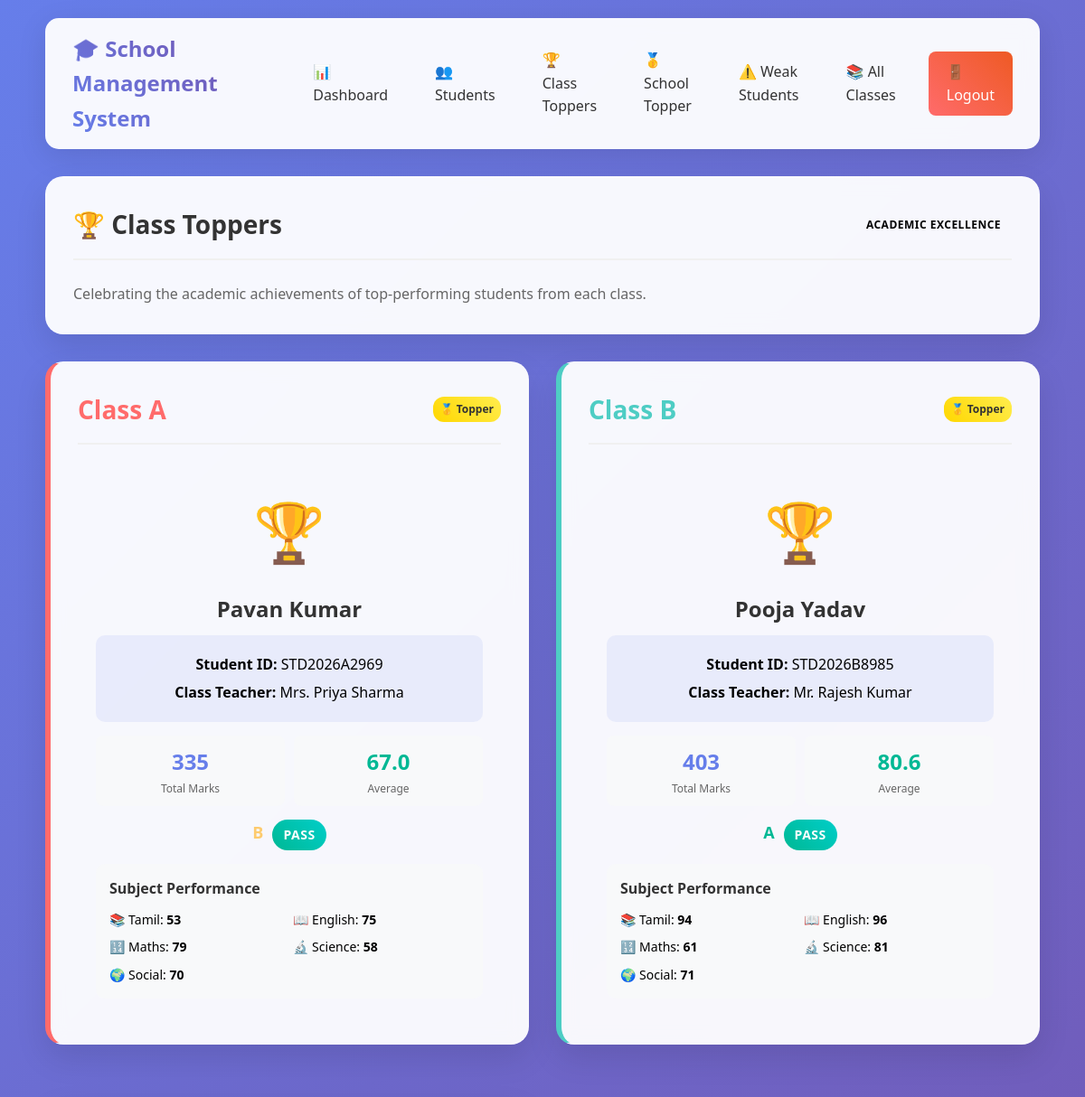
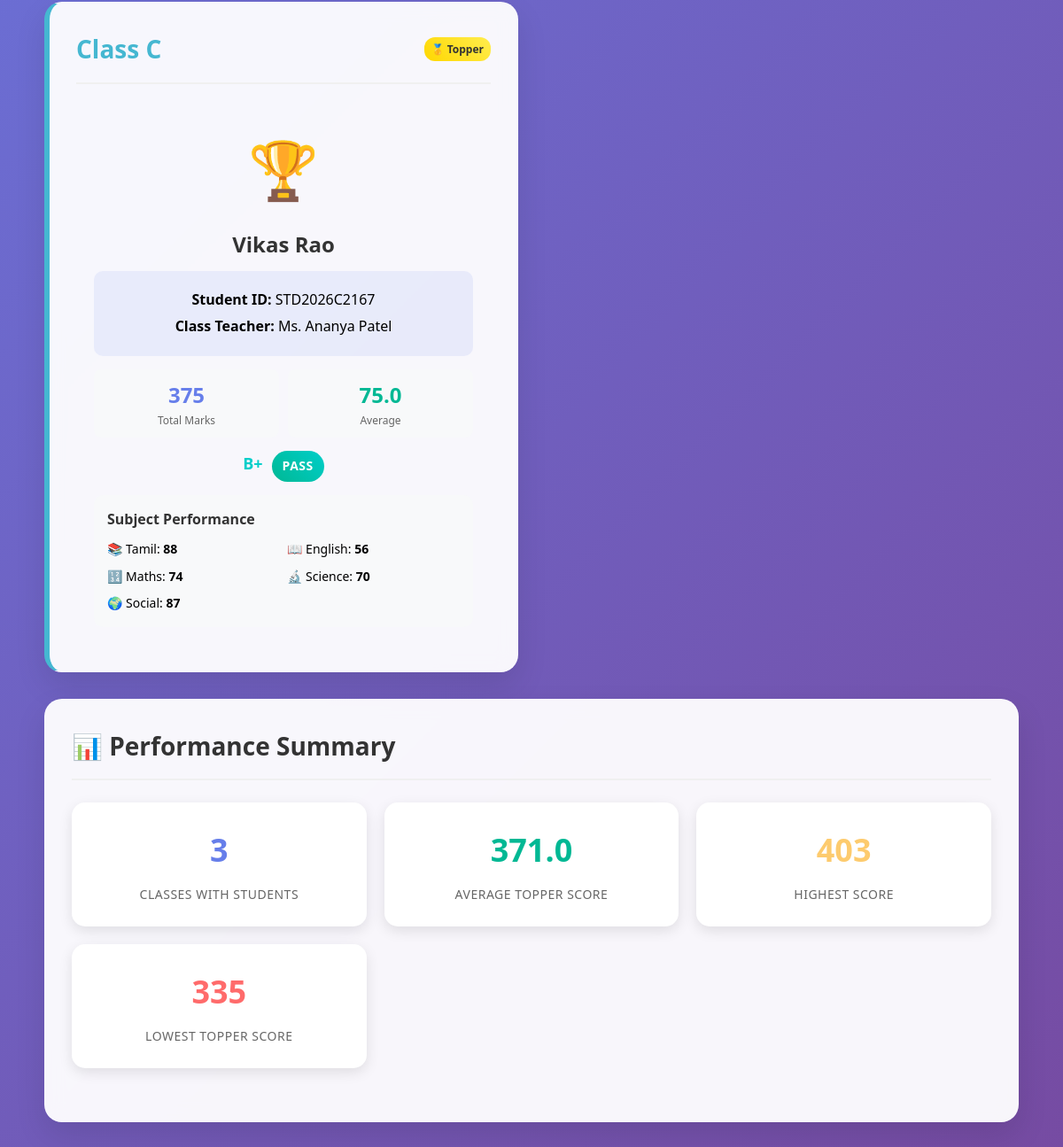
The app's page /class-toppers (signed in) with its own data (2 pictures, top to bottom).
### tables this page shows
CREATE TABLE students (
            id INTEGER PRIMARY KEY AUTOINCREMENT,
            student_id TEXT UNIQUE NOT NULL,
            name TEXT NOT NULL,
            class TEXT NOT NULL,
            class_teacher TEXT NOT NULL,
            tamil INTEGER,
            english INTEGER,
            maths INTEGER,
            science INTEGER,
            social INTEGER,
            total INTEGER,
            average REAL,
            grade TEXT,
            status TEXT,
            created_at TIMESTAMP DEFAULT CURRENT_TIMESTAMP
        );

### app.py (the view)
    def decorated_function(*args, **kwargs):
        if 'teacher_id' not in session:
            return redirect(url_for('login'))
        return f(*args, **kwargs)

### app.py (called while the page is built)
def get_db():
    conn = sqlite3.connect("students.db")
    conn.row_factory = sqlite3.Row
    return conn

def login_required(f):
    def decorated_function(*args, **kwargs):
        if 'teacher_id' not in session:
            return redirect(url_for('login'))
        return f(*args, **kwargs)
    decorated_function.__name__ = f.__name__
    return decorated_function

@app.route("/class-toppers")
@login_required
def class_toppers():
    conn = get_db()
    toppers = {}
    for class_name in ['A', 'B', 'C']:
        topper = conn.execute("""
            SELECT * FROM students
            WHERE class = ? ORDER BY total DESC LIMIT 1
        """, (class_name,)).fetchone()
        toppers[class_name] = topper
    conn.close()
    return render_template("class_toppers.html", toppers=toppers)

### templates/class_toppers.html (shortened to what this page needs)
<!DOCTYPE html>
<html lang="en">
<head>
    <link rel="stylesheet" href="/static/style.css">
</head>
<body>
    <div class="container">
        <nav class="navbar">
            <div class="nav-brand">
                🎓 School Management System
            </div>
            <div class="nav-links">
                <a href="/dashboard" class="nav-link">📊 Dashboard</a>
                <a href="/" class="nav-link">👥 Students</a>
                <a href="/class-toppers" class="nav-link">🏆 Class Toppers</a>
                <a href="/school-topper" class="nav-link">🥇 School Topper</a>
                <a href="/weak-students" class="nav-link">⚠️ Weak Students</a>
                <a href="/all-classes" class="nav-link">📚 All Classes</a>
                <a href="/logout" class="nav-link logout-btn">🚪 Logout</a>
            </div>
        </nav>
        <div class="card">
            <div class="card-header">
                <h1 class="card-title">🏆 Class Toppers</h1>
                <span class="badge badge-info">Academic Excellence</span>
            </div>
            <p style="color: #666; font-size: 16px;">
                Celebrating the academic achievements of top-performing students from each class.
            </p>
        </div>
        <div style="display: grid; grid-template-columns: repeat(auto-fit, minmax(350px, 1fr)); gap: 30px;">
            {% for class_name, topper in toppers.items() %}
            <div class="card class-{{ class_name.lower() }}">
                <div class="card-header">
                    <h2 class="card-title">Class {{ class_name }}</h2>
                    {% if topper %}
                        <span class="rank-badge rank-1">🥇 Topper</span>
                    {% endif %}
                </div>
                {% if topper %}
                    <div style="text-align: center; padding: 20px;">
                        <div style="font-size: 64px; margin-bottom: 15px;">🏆</div>
                        <h3 style="color: #333; margin-bottom: 10px; font-size: 24px;">{{ topper['name'] }}</h3>
                        <div style="background: rgba(102, 126, 234, 0.1); padding: 15px; border-radius: 10px; margin-bottom: 15px;">
                            <p style="margin: 5px 0;"><strong>Student ID:</strong> {{ topper['student_id'] }}</p>
                            <p style="margin: 5px 0;"><strong>Class Teacher:</strong> {{ topper['class_teacher'] }}</p>
                        </div>
                        <div style="display: grid; grid-template-columns: 1fr 1fr; gap: 10px; margin-bottom: 15px;">
                            <div style="background: #f8f9fa; padding: 10px; border-radius: 8px;">
                                <div style="font-size: 24px; font-weight: bold; color: #667eea;">{{ topper['total'] }}</div>
                                <div style="color: #666; font-size: 12px;">Total Marks</div>
                            </div>
                            <div style="background: #f8f9fa; padding: 10px; border-radius: 8px;">
                                <div style="font-size: 24px; font-weight: bold; color: #00b894;">{{ "%.1f"|format(topper['average']) }}</div>
                                <div style="color: #666; font-size: 12px;">Average</div>
                            </div>
                        </div>
                        <div style="display: flex; justify-content: center; gap: 10px; margin-bottom: 15px;">
                            <span class="grade-{{ topper['grade'].lower().replace('+', '-plus') }}" style="font-size: 18px; font-weight: bold;">
                                {{ topper['grade'] }}
                            </span>
                            <span class="badge badge-success" style="font-size: 14px;">
                                {{ topper['status'] }}
                            </span>
                        </div>
                        <div style="text-align: left; background: #f8f9fa; padding: 15px; border-radius: 10px;">
                            <h4 style="margin-bottom: 10px; color: #333;">Subject Performance</h4>
                            <div style="display: grid; grid-template-columns: 1fr 1fr; gap: 8px; font-size: 14px;">
                                <div>📚 Tamil: <strong>{{ topper['tamil'] }}</strong></div>
                                <div>📖 English: <strong>{{ topper['english'] }}</strong></div>
                                <div>🔢 Maths: <strong>{{ topper['maths'] }}</strong></div>
                                <div>🔬 Science: <strong>{{ topper['science'] }}</strong></div>
                                <div>🌍 Social: <strong>{{ topper['social'] }}</strong></div>
                            </div>
                        </div>
                    </div>
                {% endif %}
            </div>
            {% endfor %}
        </div>
        <div class="card">
            <div class="card-header">
                <h2 class="card-title">📊 Performance Summary</h2>
            </div>
            <div class="stats-grid">
                <div class="stat-card">
                    <div class="stat-number" style="color: #667eea;">
                        {{ toppers.values()|list|length }}
                    </div>
                    <div class="stat-label">Classes with Students</div>
                </div>
                <div class="stat-card">
                    <div class="stat-number" style="color: #00b894;">
                        {% set total_toppers = toppers.values()|selectattr('total')|list|length %}
                        {% if total_toppers > 0 %}
                            {{ ((toppers.values()|selectattr('total')|map(attribute='total')|sum) / total_toppers)|round(1) }}
                        {% else %}
                            0
                        {% endif %}
                    </div>
                    <div class="stat-label">Average Topper Score</div>
                </div>
                <div class="stat-card">
                    <div class="stat-number" style="color: #fdcb6e;">
                        {% set total_toppers = toppers.values()|selectattr('total')|list|length %}
                        {% if total_toppers > 0 %}
                            {{ (toppers.values()|selectattr('total')|map(attribute='total')|max) }}
                        {% else %}
                            0
                        {% endif %}
                    </div>
                    <div class="stat-label">Highest Score</div>
                </div>
                <div class="stat-card">
                    <div class="stat-number" style="color: #ff6b6b;">
                        {% set total_toppers = toppers.values()|selectattr('total')|list|length %}
                        {% if total_toppers > 0 %}
                            {{ (toppers.values()|selectattr('total')|map(attribute='total')|min) }}
                        {% else %}
                            0
                        {% endif %}
                    </div>
                    <div class="stat-label">Lowest Topper Score</div>
                </div>
            </div>
        </div>
    </div>
</body>
</html>

### static/style.css (style rules this page uses)
* { margin: 0; padding: 0; box-sizing: border-box; }
body { font-family: 'Segoe UI', Tahoma, Geneva, Verdana, sans-serif; background: linear-gradient(135deg, #667eea 0%, #764ba2 100%); min-height: 100vh; line-height: 1.6; }
.container { width: 95%; max-width: 1400px; margin: 0 auto; padding: 20px; }
.navbar { background: rgba(255, 255, 255, 0.95); backdrop-filter: blur(10px); padding: 15px 30px; border-radius: 15px; margin-bottom: 30px; box-shadow: 0 8px 32px rgba(0, 0, 0, 0.1); display: flex; justify-content: space-between; align-items: center; }
.nav-brand { font-size: 24px; font-weight: bold; background: linear-gradient(45deg, #667eea, #764ba2); -webkit-background-clip: text; -webkit-text-fill-color: transparent; }
.nav-links { display: flex; gap: 20px; align-items: center; }
.nav-link { text-decoration: none; color: #333; font-weight: 500; padding: 8px 16px; border-radius: 8px; transition: all 0.3s ease; }
.logout-btn { background: linear-gradient(45deg, #ff6b6b, #ee5a24); color: white !important; padding: 10px 20px !important; }
.card { background: rgba(255, 255, 255, 0.95); backdrop-filter: blur(10px); padding: 30px; border-radius: 20px; margin-bottom: 30px; box-shadow: 0 15px 35px rgba(0, 0, 0, 0.1); border: 1px solid rgba(255, 255, 255, 0.2); transition: transform 0.3s ease, box-shadow 0.3s ease; }
.card-header { display: flex; justify-content: space-between; align-items: center; margin-bottom: 25px; padding-bottom: 15px; border-bottom: 2px solid #f0f0f0; }
.card-title { font-size: 28px; font-weight: bold; color: #333; }
.class-a { border-left: 6px solid #FF6B6B; }
.class-a .card-title { color: #FF6B6B; }
.class-b { border-left: 6px solid #4ECDC4; }
.class-b .card-title { color: #4ECDC4; }
.class-c { border-left: 6px solid #45B7D1; }
.class-c .card-title { color: #45B7D1; }
.badge { padding: 6px 12px; border-radius: 20px; font-size: 12px; font-weight: 600; text-transform: uppercase; letter-spacing: 0.5px; }
.badge-success { background: linear-gradient(45deg, #00b894, #00cec9); color: white; }
.grade-a { color: #00b894; font-weight: bold; }
.grade-b-plus { color: #00cec9; font-weight: bold; }
.grade-b { color: #fdcb6e; font-weight: bold; }
.stats-grid { display: grid; grid-template-columns: repeat(auto-fit, minmax(250px, 1fr)); gap: 20px; margin-bottom: 30px; }
.stat-card { background: white; padding: 25px; border-radius: 15px; box-shadow: 0 5px 15px rgba(0, 0, 0, 0.1); text-align: center; transition: all 0.3s ease; }
.stat-number { font-size: 36px; font-weight: bold; margin-bottom: 10px; }
.stat-label { color: #666; font-size: 14px; text-transform: uppercase; letter-spacing: 0.5px; }
.rank-badge { background: linear-gradient(45deg, #6c5ce7, #a29bfe); color: white; padding: 4px 8px; border-radius: 12px; font-size: 12px; font-weight: bold; }
.rank-1 { background: linear-gradient(45deg, #ffd700, #ffed4e); color: #333; }

### templates/class_toppers.html (style rules this page uses)
.class-a { border-left: 6px solid #FF6B6B; }
.class-a .card-title { color: #FF6B6B; }
.class-b { border-left: 6px solid #4ECDC4; }
.class-b .card-title { color: #4ECDC4; }
.class-c { border-left: 6px solid #45B7D1; }
.class-c .card-title { color: #45B7D1; }

### records on screen
students: class "A", name "Pavan Kumar", student_id "STD2026A2969", class_teacher "Mrs. Priya Sharma", total "335", average "67.0", grade "B", status "PASS", tamil "53", english "75", maths "79", science "58", social "70"
students: class "B", name "Pooja Yadav", student_id "STD2026B8985", class_teacher "Mr. Rajesh Kumar", total "403", average "80.6", grade "A", status "PASS", tamil "94", english "96", maths "61", science "81", social "71"
students: class "C", name "Vikas Rao", student_id "STD2026C2167", class_teacher "Ms. Ananya Patel", total "375", average "75.0", grade "B+", status "PASS", tamil "88", english "56", maths "74", science "70", social "87"

### other values on screen
{{ toppers.values()|list|length }} "3"
{{ (toppers.values()|selectattr('total')|map(attribute='total')|max) }} "403"
{{ (toppers.values()|selectattr('total')|map(attribute='total')|min) }} "335"
